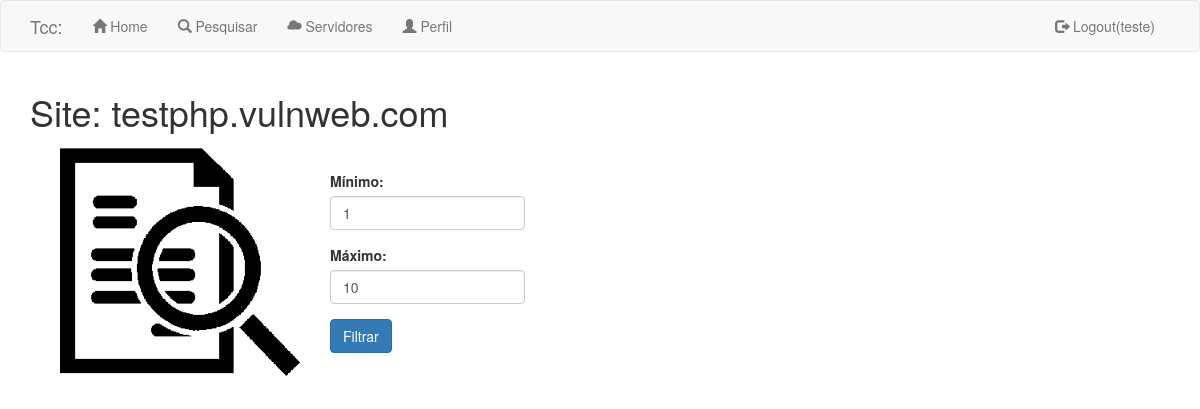
The app's page /imprimir_faixa/php (signed in) with its own data.
### app/models.py (models this page shows, shortened)
class Usuario(UserMixin, db.Model):
    id = db.Column(db.Integer, primary_key=True)
    nome = db.Column(db.String(64), index=True, unique=True)
    email = db.Column(db.String(120), index=True, unique=True)
    password_hash = db.Column(db.String(128))
    last_seen = db.Column(db.DateTime, default=datetime.utcnow)
    resultados = db.relationship('Dados', backref='autor_usuario',
                                 lazy='dynamic')
    rel_servidor = db.relationship('Servidor', backref='rel_usuario',
                                   lazy='dynamic')

class Servidor(db.Model):
    id = db.Column(db.Integer, primary_key=True)
    nome = db.Column(db.String(140), unique=True)
    url = db.Column(db.String(255))
    ip = db.Column(db.String(25))
    scan = db.Column(db.String(10))
    usuario_id = db.Column(db.Integer, db.ForeignKey('usuario.id'))
    timestamp = db.Column(db.DateTime, index=True, default=datetime.utcnow)
    resultados = db.relationship('Dados', backref='autor_servidor',
                                 lazy='dynamic')

### app/routes.py (the view, shortened to what this page needs)
@app.route('/imprimir_faixa/<nome>', methods=['GET', 'POST'])
@login_required
def selecionar_faixa_imprimir(nome):
    form = NotaServidorForm()
    servidores = Servidor.query.filter_by(usuario_id=current_user.id,
                                          nome=nome)
    return render_template('imprimir_faixa.html', servidores=servidores,
                           form=form)

### app/forms.py
class NotaServidorForm(FlaskForm):
    minimo = StringField('Mínimo: ',
                         render_kw={"value": "1"},
                         validators=[DataRequired()])
    maximo = StringField('Máximo: ', render_kw={"value": "10"},
                         validators=[DataRequired()])
    submit = SubmitField('Filtrar', render_kw={"onclick": "clickLoad()"})

### app/models.py (called while the page is built)
@login.user_loader
def load_user(id):
    return Usuario.query.get(int(id))

### app/routes.py (called while the page is built)
@app.before_request
def before_request():
    if current_user.is_authenticated:
        current_user.last_seen = datetime.utcnow()
        db.session.commit()
    g.locale = str(get_locale())

### app/templates/imprimir_faixa.html
{% extends "base.html" %}
{% import 'bootstrap/wtf.html' as wtf %}
{% block app_content %}
{% for servidor in servidores %}
<table>
  <h1>Site:  {{servidor.url}}</h1>
  <tr>
    <td>
      <img class="editaImagem" style="width: 80%;" src="{{url_for('static', filename='img/nota.png')}}">
    </td>
    <td>
      {{ wtf.quick_form(form, button_map={'submit' : 'btn btn-primary'}) }}
    </td>
  </tr>
</table>
{% endfor %}
{% endblock %}

### app/templates/base.html (shortened to what this page needs)
{% extends 'bootstrap/base.html' %}
{% block styles %}
<link rel="stylesheet" href="{{ url_for('static', filename='css/meu.css')}}">
<link rel="stylesheet" href="{{ url_for('static', filename='css/bootstrap.css')}}">
<link rel="stylesheet" href="https://maxcdn.bootstrapcdn.com/bootstrap/3.3.7/css/bootstrap.min.css">
<link rel="stylesheet" href="//cdnjs.cloudflare.com/ajax/libs/morris.js/0.5.1/morris.css">
{% endblock %}
{% block navbar %}
<div class="corpo" id="corpo">
<nav class="navbar navbar-default">
    <div class="container">
        <div class="navbar-header">
        <a class="navbar-brand" href="{{ url_for('index') }}">Tcc:</a>
    </div>
    <div class="collapse navbar-collapse" id="bs-example-navbar-collapse-1">
        <ul class="nav navbar-nav">
            <li><a href="{{ url_for('index') }}"><span class="glyphicon glyphicon-home"></span> Home</a></li>
            {% if current_user.is_anonymous %}
                <li><a href="{{ url_for('login') }}"><span class="glyphicon glyphicon-log-in"></span> Login</a></li>
                <li><a href="{{ url_for('qr')}}"><span class="glyphicon glyphicon-qrcode"></span> Código QR</a></li>
            {% else %}
                <li><a href="{{ url_for('servidor') }}"><span class="glyphicon glyphicon-search"></span> Pesquisar</a></li>
                <li><a onclick="clickLoad()" href="{{ url_for('ver_servidor')}}"><span class="glyphicon glyphicon-cloud"></span> Servidores</a></li>
                <li><a href="{{ url_for('user', username=current_user.nome) }}"> <span class="glyphicon glyphicon-user"></span> Perfil</a></li>
            {% endif %}
        </ul>
        <ul class="nav navbar-nav navbar-right">
        {% if current_user.is_anonymous %}
        {% else %}
            <li><a href="{{ url_for('logout') }}"><span class="glyphicon glyphicon-log-out"></span> Logout({{ current_user.nome }})</a></li>
        {% endif %}
        </ul>
        </div>
    </div>
</nav>
{% endblock %}
{% block content %}
    <div class="container">
            {% block app_content %}{% endblock %}
    </div>
{% endblock %}
{% block scripts %}
  </div>
{% endblock %}

### app/static/css/meu.css (style rules this page uses)
.corpo { display: none; }
.editaImagem { display: block; margin-left: auto; margin-right: auto; }

### records on screen
Usuario: nome "teste"
Servidor: url "testphp.vulnweb.com", minimo "1", maximo "10"
